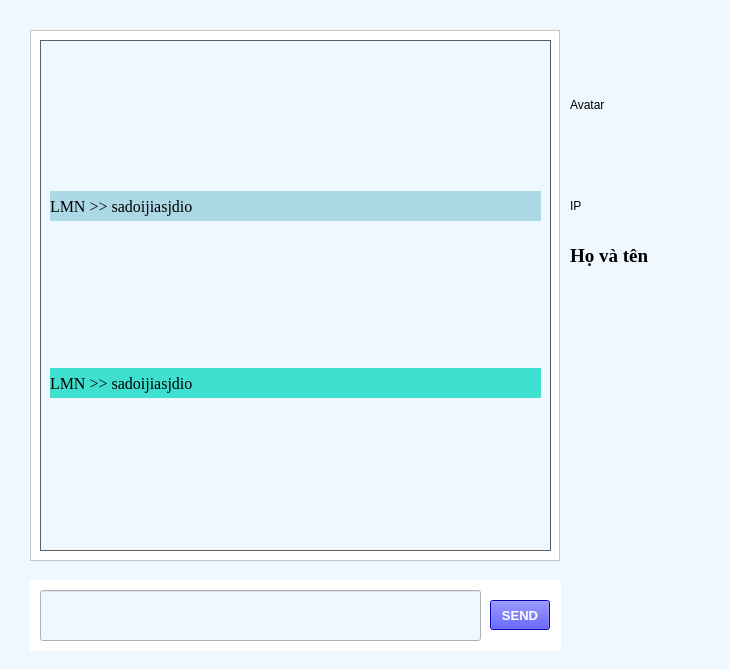
<?xml version="1.0" encoding="UTF-8"?>
<ui version="4.0">
 <class>MainChat</class>
 <widget class="QMainWindow" name="MainChat">
  <property name="geometry">
   <rect>
    <x>0</x>
    <y>0</y>
    <width>730</width>
    <height>670</height>
   </rect>
  </property>
  <property name="windowTitle">
   <string>MainWindow</string>
  </property>
  <property name="styleSheet">
   <string notr="true">background-color: rgb(240,248,255);</string>
  </property>
  <widget class="QWidget" name="centralwidget">
   <widget class="QLabel" name="avatar">
    <property name="geometry">
     <rect>
      <x>570</x>
      <y>30</y>
      <width>150</width>
      <height>150</height>
     </rect>
    </property>
    <property name="styleSheet">
     <string notr="true">border-image: url(:/image/image/human.jpg);</string>
    </property>
    <property name="text">
     <string>Avatar</string>
    </property>
   </widget>
   <widget class="QTextBrowser" name="textBrowser">
    <property name="geometry">
     <rect>
      <x>30</x>
      <y>30</y>
      <width>530</width>
      <height>531</height>
     </rect>
    </property>
    <property name="styleSheet">
     <string notr="true">background-color: white;</string>
    </property>
    <property name="html">
     <string>&lt;!DOCTYPE HTML PUBLIC &quot;-//W3C//DTD HTML 4.0//EN&quot; &quot;http://www.w3.org/TR/REC-html40/strict.dtd&quot;&gt;
&lt;html&gt;&lt;head&gt;&lt;meta name=&quot;qrichtext&quot; content=&quot;1&quot; /&gt;&lt;style type=&quot;text/css&quot;&gt;
p, li { white-space: pre-wrap; }
&lt;/style&gt;&lt;/head&gt;&lt;body style=&quot; font-family:'MS Shell Dlg 2'; font-size:8.25pt; font-weight:400; font-style:normal;&quot;&gt;
&lt;p style=&quot;-qt-paragraph-type:empty; margin-top:0px; margin-bottom:0px; margin-left:0px; margin-right:0px; -qt-block-indent:0; text-indent:0px; font-size:7.8pt;&quot;&gt;&lt;br /&gt;&lt;/p&gt;&lt;/body&gt;&lt;/html&gt;</string>
    </property>
   </widget>
   <widget class="QLineEdit" name="lineEdit">
    <property name="geometry">
     <rect>
      <x>40</x>
      <y>590</y>
      <width>441</width>
      <height>51</height>
     </rect>
    </property>
    <property name="font">
     <font>
      <family>Times New Roman</family>
      <pointsize>12</pointsize>
     </font>
    </property>
    <property name="text">
     <string/>
    </property>
    <property name="maxLength">
     <number>60</number>
    </property>
   </widget>
   <widget class="QPushButton" name="pushButton">
    <property name="geometry">
     <rect>
      <x>490</x>
      <y>600</y>
      <width>60</width>
      <height>30</height>
     </rect>
    </property>
    <property name="font">
     <font>
      <pointsize>10</pointsize>
      <weight>75</weight>
      <bold>true</bold>
     </font>
    </property>
    <property name="styleSheet">
     <string notr="true">background-color: blue;
color: white;</string>
    </property>
    <property name="text">
     <string>SEND</string>
    </property>
   </widget>
   <widget class="QLabel" name="IP">
    <property name="geometry">
     <rect>
      <x>570</x>
      <y>190</y>
      <width>151</width>
      <height>31</height>
     </rect>
    </property>
    <property name="text">
     <string>IP</string>
    </property>
   </widget>
   <widget class="QLabel" name="IP_2">
    <property name="geometry">
     <rect>
      <x>570</x>
      <y>240</y>
      <width>151</width>
      <height>31</height>
     </rect>
    </property>
    <property name="font">
     <font>
      <family>Times New Roman</family>
      <pointsize>14</pointsize>
      <weight>75</weight>
      <bold>true</bold>
     </font>
    </property>
    <property name="text">
     <string>Họ và tên</string>
    </property>
   </widget>
   <widget class="QScrollArea" name="scrollArea">
    <property name="geometry">
     <rect>
      <x>40</x>
      <y>40</y>
      <width>511</width>
      <height>511</height>
     </rect>
    </property>
    <property name="sizePolicy">
     <sizepolicy hsizetype="Fixed" vsizetype="Expanding">
      <horstretch>0</horstretch>
      <verstretch>0</verstretch>
     </sizepolicy>
    </property>
    <property name="styleSheet">
     <string notr="true">#scrollArea{
	background-color:rgba(0,0,0,100);
}</string>
    </property>
    <property name="widgetResizable">
     <bool>true</bool>
    </property>
    <widget class="QWidget" name="scrollAreaWidgetContents">
     <property name="geometry">
      <rect>
       <x>0</x>
       <y>0</y>
       <width>509</width>
       <height>509</height>
      </rect>
     </property>
     <layout class="QVBoxLayout" name="verticalLayout">
      <item>
       <widget class="QLabel" name="label">
        <property name="sizePolicy">
         <sizepolicy hsizetype="Preferred" vsizetype="Fixed">
          <horstretch>0</horstretch>
          <verstretch>0</verstretch>
         </sizepolicy>
        </property>
        <property name="minimumSize">
         <size>
          <width>0</width>
          <height>30</height>
         </size>
        </property>
        <property name="palette">
         <palette>
          <active>
           <colorrole role="Button">
            <brush brushstyle="SolidPattern">
             <color alpha="255">
              <red>173</red>
              <green>216</green>
              <blue>230</blue>
             </color>
            </brush>
           </colorrole>
           <colorrole role="Base">
            <brush brushstyle="SolidPattern">
             <color alpha="255">
              <red>173</red>
              <green>216</green>
              <blue>230</blue>
             </color>
            </brush>
           </colorrole>
           <colorrole role="Window">
            <brush brushstyle="SolidPattern">
             <color alpha="255">
              <red>173</red>
              <green>216</green>
              <blue>230</blue>
             </color>
            </brush>
           </colorrole>
          </active>
          <inactive>
           <colorrole role="Button">
            <brush brushstyle="SolidPattern">
             <color alpha="255">
              <red>173</red>
              <green>216</green>
              <blue>230</blue>
             </color>
            </brush>
           </colorrole>
           <colorrole role="Base">
            <brush brushstyle="SolidPattern">
             <color alpha="255">
              <red>173</red>
              <green>216</green>
              <blue>230</blue>
             </color>
            </brush>
           </colorrole>
           <colorrole role="Window">
            <brush brushstyle="SolidPattern">
             <color alpha="255">
              <red>173</red>
              <green>216</green>
              <blue>230</blue>
             </color>
            </brush>
           </colorrole>
          </inactive>
          <disabled>
           <colorrole role="Button">
            <brush brushstyle="SolidPattern">
             <color alpha="255">
              <red>173</red>
              <green>216</green>
              <blue>230</blue>
             </color>
            </brush>
           </colorrole>
           <colorrole role="Base">
            <brush brushstyle="SolidPattern">
             <color alpha="255">
              <red>173</red>
              <green>216</green>
              <blue>230</blue>
             </color>
            </brush>
           </colorrole>
           <colorrole role="Window">
            <brush brushstyle="SolidPattern">
             <color alpha="255">
              <red>173</red>
              <green>216</green>
              <blue>230</blue>
             </color>
            </brush>
           </colorrole>
          </disabled>
         </palette>
        </property>
        <property name="font">
         <font>
          <family>Times New Roman</family>
          <pointsize>12</pointsize>
         </font>
        </property>
        <property name="autoFillBackground">
         <bool>false</bool>
        </property>
        <property name="styleSheet">
         <string notr="true">background-color:lightblue;</string>
        </property>
        <property name="text">
         <string>LMN &gt;&gt; sadoijiasjdio</string>
        </property>
       </widget>
      </item>
      <item>
       <widget class="QLabel" name="label_2">
        <property name="sizePolicy">
         <sizepolicy hsizetype="Preferred" vsizetype="Fixed">
          <horstretch>0</horstretch>
          <verstretch>0</verstretch>
         </sizepolicy>
        </property>
        <property name="minimumSize">
         <size>
          <width>0</width>
          <height>30</height>
         </size>
        </property>
        <property name="font">
         <font>
          <family>Times New Roman</family>
          <pointsize>12</pointsize>
         </font>
        </property>
        <property name="styleSheet">
         <string notr="true">background-color: turquoise</string>
        </property>
        <property name="text">
         <string>LMN &gt;&gt; sadoijiasjdio</string>
        </property>
       </widget>
      </item>
     </layout>
    </widget>
   </widget>
   <widget class="QLabel" name="label_3">
    <property name="geometry">
     <rect>
      <x>30</x>
      <y>580</y>
      <width>531</width>
      <height>71</height>
     </rect>
    </property>
    <property name="styleSheet">
     <string notr="true">background-color: white;</string>
    </property>
    <property name="text">
     <string/>
    </property>
   </widget>
   <zorder>avatar</zorder>
   <zorder>textBrowser</zorder>
   <zorder>IP</zorder>
   <zorder>IP_2</zorder>
   <zorder>scrollArea</zorder>
   <zorder>label_3</zorder>
   <zorder>lineEdit</zorder>
   <zorder>pushButton</zorder>
  </widget>
 </widget>
 <resources/>
 <connections/>
</ui>
